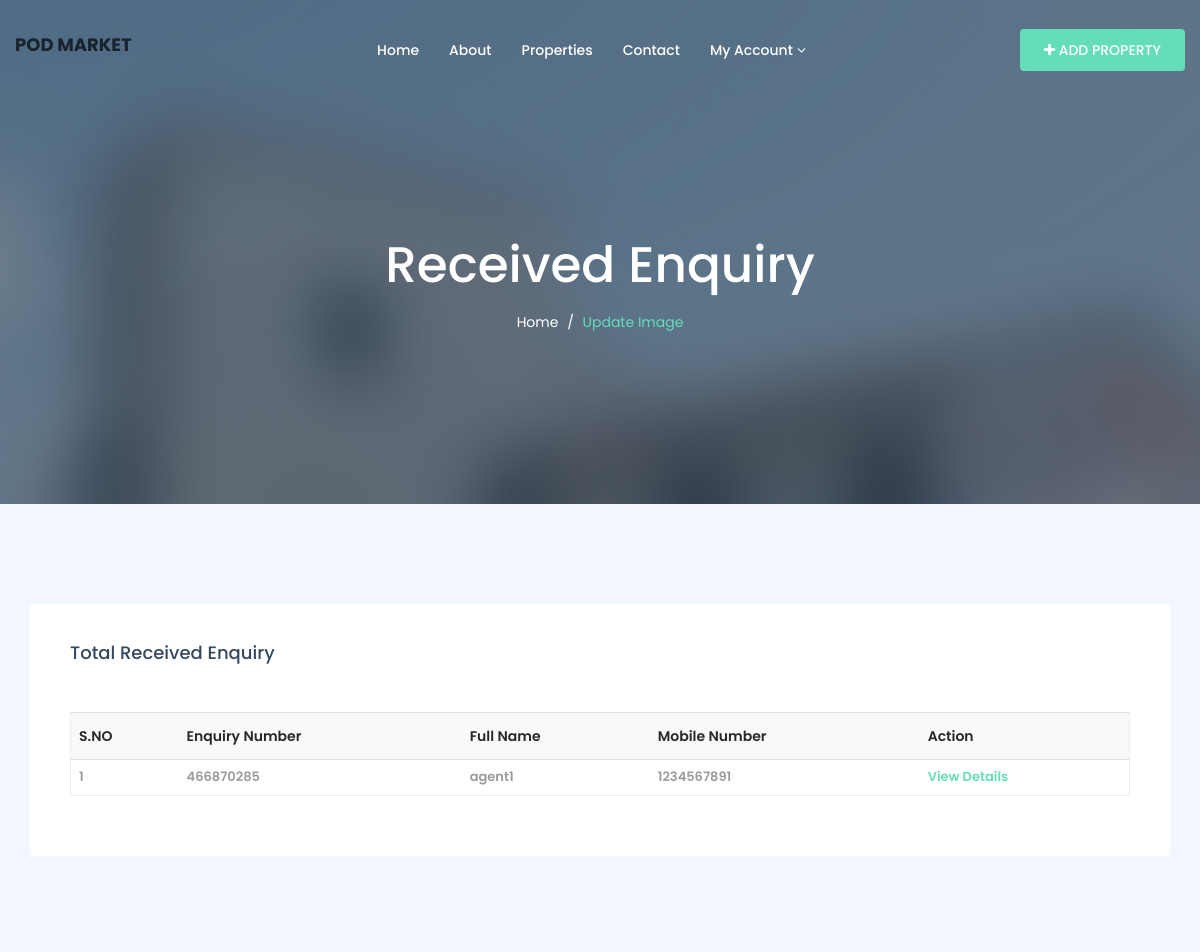
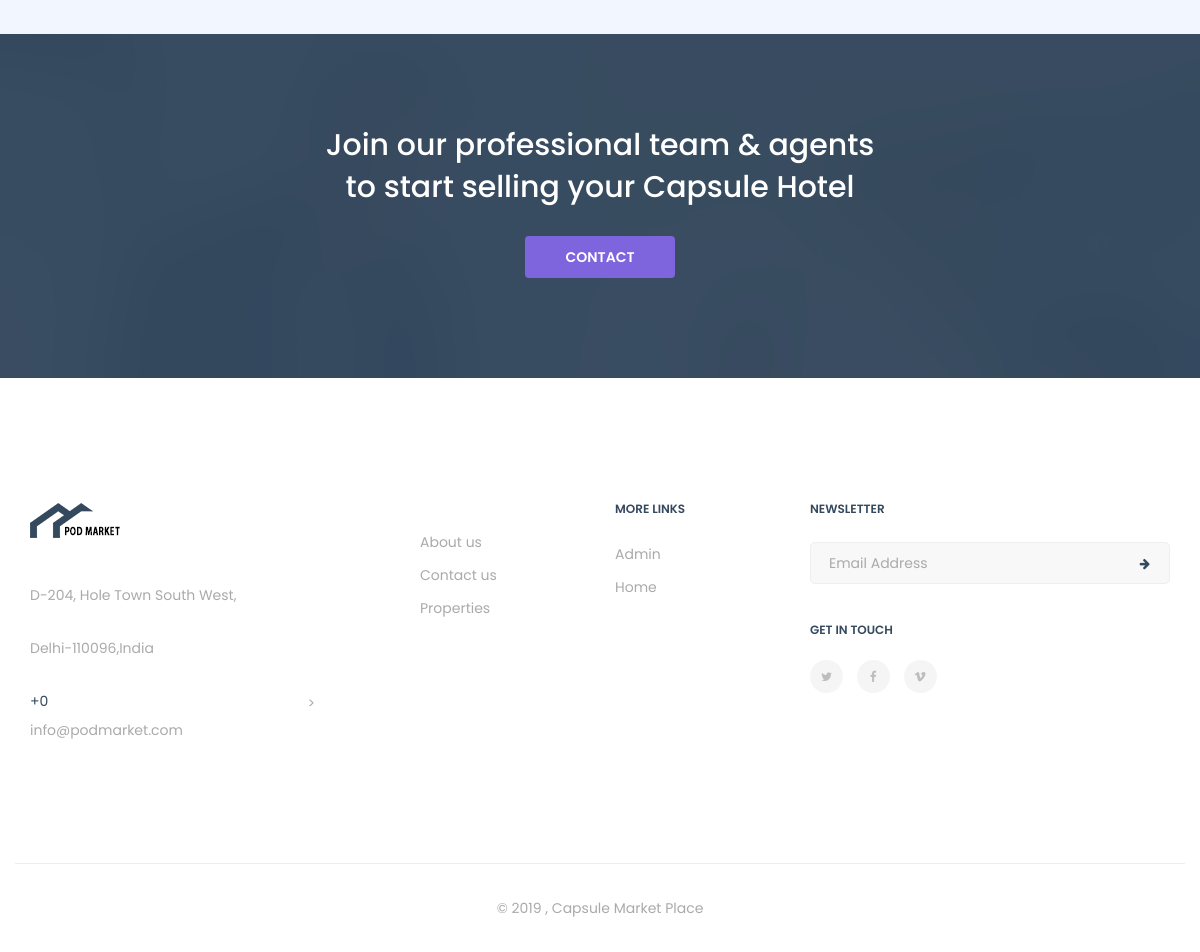
Page /enquiry.php (signed in) on the committed database (2 pictures, top to bottom).
### tables this page shows
CREATE TABLE `tblenquiry` (
  `ID` int(11) NOT NULL,
  `PropertyID` int(10) NOT NULL,
  `FullName` varchar(200) NOT NULL,
  `Email` varchar(200) NOT NULL,
  `MobileNumber` bigint(10) NOT NULL,
  `Message` mediumtext NOT NULL,
  `EnquiryNumber` varchar(200) NOT NULL,
  `EnquiryDate` timestamp NOT NULL DEFAULT current_timestamp(),
  `Status` varchar(10) DEFAULT NULL,
  `Remark` varchar(200) DEFAULT NULL,
  `RemarkDate` timestamp NULL DEFAULT NULL ON UPDATE current_timestamp()
);

CREATE TABLE `tblpage` (
  `ID` int(10) NOT NULL,
  `PageType` varchar(120) DEFAULT NULL,
  `PageTitle` mediumtext DEFAULT NULL,
  `PageDescription` mediumtext DEFAULT NULL,
  `Email` varchar(120) DEFAULT NULL,
  `MobileNumber` bigint(10) DEFAULT NULL,
  `UpdationDate` timestamp NULL DEFAULT NULL ON UPDATE current_timestamp()
);

### enquiry.php (the view, shortened to what this page needs)
<?php
if (strlen($_SESSION['remsuid']==0 || $_SESSION['ut']==3)) {
  header('location:logout.php');
  } else{
  ?>
 <!DOCTYPE html>
<html dir="ltr" lang="en-US">
<head>
    <link href="assets/css/external.css" rel="stylesheet">
    <link href="assets/css/bootstrap.min.css" rel="stylesheet">
    <link href="assets/css/style.css" rel="stylesheet">
</head>
<body>
    <div id="wrapper" class="wrapper clearfix">
        <?php include_once('includes/header.php');?>
        <section id="page-title" class="page-title bg-overlay bg-overlay-dark2">
            <div class="container">
                <div class="row">
                    <div class="col-xs-12 col-sm-12 col-md-6 col-md-offset-3">
                        <div class="title title-1 text-center">
                            <div class="title--content">
                                <div class="title--heading">
                                    <h1>Received Enquiry</h1>
                                </div>
                                <ol class="breadcrumb">
                                    <li><a href="index.php">Home</a></li>
                                    <li class="active">Update Image</li>
                                </ol>
                            </div>
                        </div>
                    </div>
                </div>
            </div>
        </section>
        <section id="add-property" class="add-property">
            <div class="container">
                <div class="row">
                    <div class="col-xs-12 col-sm-12 col-md-12">
                            <div class="form-box">
                                <div class="row">
                                    <div class="col-xs-12 col-sm-12 col-md-12">
                                        <h4 class="form--title">Total Received Enquiry</h4>
                                        <table class="table">
                <thead>
                                        <tr>
                                            <tr>
                  <th>S.NO</th>
                    <th>Enquiry Number</th>
                    <th>Full Name</th>
                    <th>Mobile Number</th>
                          <th>Action</th>
                </tr>
                                        </tr>
                                        </thead>
               <?php
               $uid=$_SESSION['remsuid'];
$ret=mysqli_query($con,"select tblenquiry.* from  tblenquiry join tblproperty on tblproperty.Id=tblenquiry.PropertyID where tblenquiry.Status is null and tblproperty.UserID='$uid' ");
$num=mysqli_num_rows($ret);
if($num >0){
$cnt=1;
while ($row=mysqli_fetch_array($ret)) {
?>
                <tr>
                  <td><?php echo $cnt;?></td>
                  <td><?php  echo $row['EnquiryNumber'];?></td>
                  <td><?php  echo $row['FullName'];?></td>
                  <td><?php  echo $row['MobileNumber'];?></td>
                  <td><a href="view-enquiry-detail.php?viewid=<?php echo $row['ID'];?>">View Details</a></td>
                </tr>
                <?php
$cnt=$cnt+1;
} } else {?>
<tr>
 <th colspan="5" style="text-align: center; color:red">No Record found</th>
</tr>
<?php } ?>
              </table>             </div>
                                </div>
                            </div>
                    </div>
                </div>
            </div>
        </section>
        <?php include_once('includes/tst.php');?>
        <?php include_once('includes/footer.php');?>
        <?php include_once('includes/footer.php');?>
    </div>
</body>
</html>
 <?php } ?>

### includes/footer.php (shortened to what this page needs)
 <?php
include('includes/dbconnection.php');
?>
 <footer id="footer" class="footer footer-1 bg-white">
            <div class="footer-widget">
                <div class="container">
                    <div class="row">
                        <div class="col-xs-12 col-sm-6 col-md-3 widget--about">
                            <div class="widget--content">
                                <?php
$ret=mysqli_query($con,"select * from tblpage where PageType='contactus'");
while ($row=mysqli_fetch_array($ret)) {
?>
                                <div class="footer--logo">
                                    <img src="assets/images/logo/logo-dark3.png" alt="logo">
                                </div>
                                <p><?php  echo $row['PageDescription'];?></p>
                                <div class="footer--contact">
                                    <ul class="list-unstyled mb-0">
                                        <li>+<?php  echo $row['MobileNumber'];?></li>
                                        <li> <p><?php  echo $row['Email'];?></p></li>
                                    </ul>
                                </div>
                            </div>
                            <?php } ?>
                        </div>
                        <div class="col-xs-12 col-sm-3 col-md-2 col-md-offset-1 widget--links">
                            <div class="widget--content">
                                <ul class="list-unstyled mb-0">
                                    <li><a href="about.php">About us</a></li>
                                    <li><a href="contact.php">Contact us</a></li>
                                   <li><a href="properties-grid.php">Properties</a></li>
                                </ul>
                            </div>
                        </div>
                        <div class="col-xs-12 col-sm-3 col-md-2 widget--links">
                            <div class="widget--title">
                                <h5>More Links</h5>
                            </div>
                            <div class="widget--content">
                                <ul class="list-unstyled mb-0">
                                    <li><a href="admin/login.php">Admin</a></li>
                                    <li><a href="index.php">Home</a></li>
                                </ul>
                            </div>
                        </div>
                      <div class="col-xs-12 col-sm-12 col-md-4 widget--newsletter">
                            <div class="widget--title">
                                <h5>newsletter</h5>
                            </div>
                            <div class="widget--content">
                                <form class="newsletter--form mb-40">
                                    <input type="email" class="form-control" id="newsletter-email" placeholder="Email Address">
                                    <button type="submit"><i class="fa fa-arrow-right"></i></button>
                                </form>
                                <h6>Get In Touch</h6>
                                <div class="social-icons">
                                    <a href="#"><i class="fa fa-twitter"></i></a>
                                    <a href="#"><i class="fa fa-facebook"></i></a>
                                    <a href="#"><i class="fa fa-vimeo"></i></a>
                                </div>
                            </div>
                        </div>>
                    </div>
                </div>
            </div>
            <div class="footer--copyright text-center">
                <div class="container">
                    <div class="row footer--bar">
                        <div class="col-xs-12 col-sm-12 col-md-12">
                            <span>© 2019 ,  Capsule Market Place</span>
                        </div>
                    </div>
                </div>
            </div>
        </footer>

### rows in the picture
tblenquiry: EnquiryNumber "466870285", FullName "agent1", MobileNumber "1234567891"
tblpage: PageDescription "D-204, Hole Town South West, Delhi-110096,India", MobileNumber "0", Email "info@podmarket.com"
